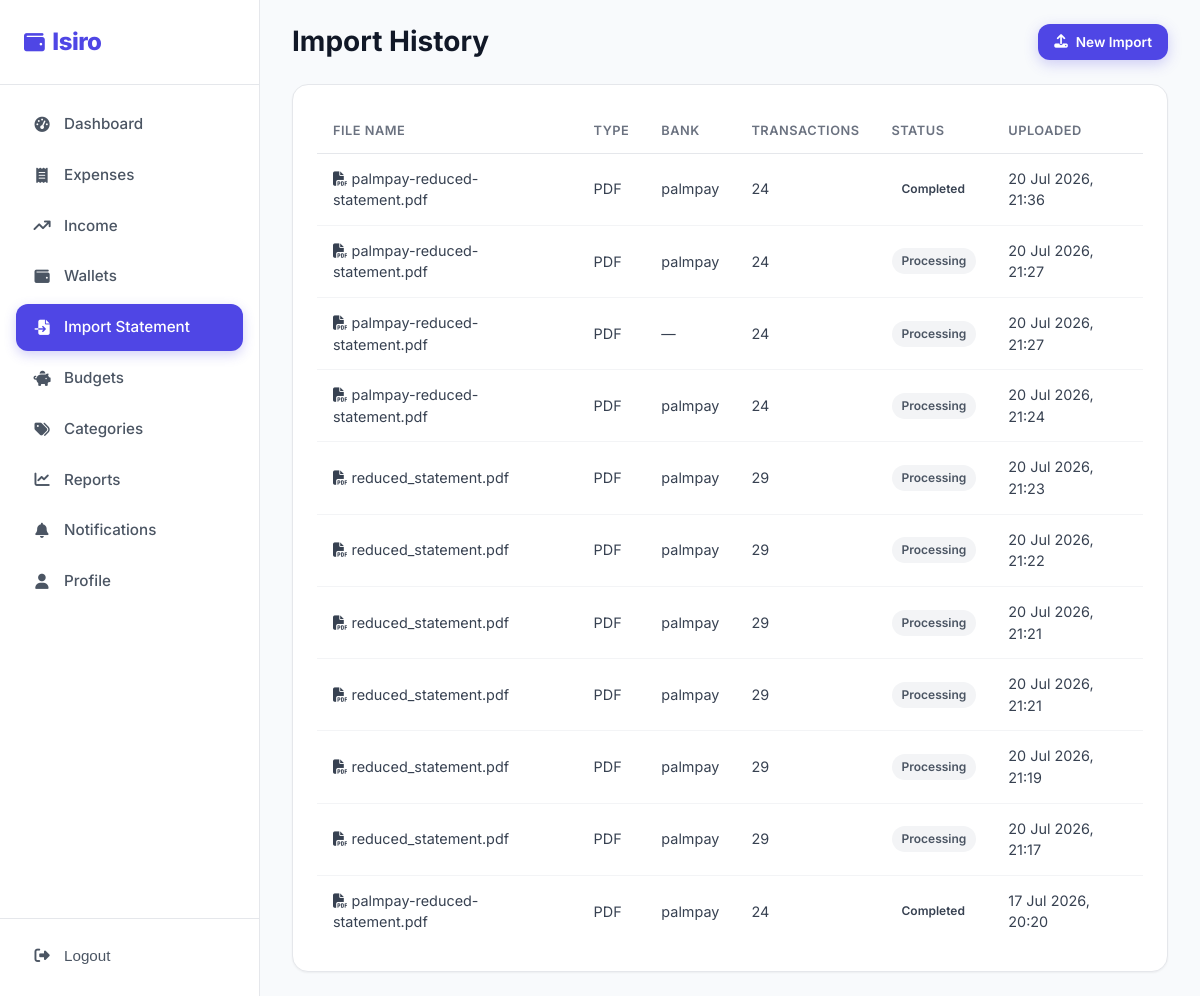
Screenshot of /imports/history/ (signed in) with the database file from the repository.
### imports/models.py (models this page shows, shortened)
class ImportedFile(models.Model):
    class FileType(models.TextChoices):
        PDF = "pdf", "PDF"
        CSV = "csv", "CSV"
    class Status(models.TextChoices):
        PENDING = "pending", "Pending"
        PROCESSING = "processing", "Processing"
        COMPLETED = "completed", "Completed"
        FAILED = "failed", "Failed"
    user = models.ForeignKey(settings.AUTH_USER_MODEL, on_delete=models.CASCADE, related_name="imported_files")
    file = models.FileField(upload_to="imports/", blank=True, null=True)
    file_type = models.CharField(max_length=5, choices=FileType.choices)
    bank_name = models.CharField(max_length=100, blank=True)
    file_name = models.CharField(max_length=255)
    row_count = models.PositiveIntegerField(default=0)
    status = models.CharField(max_length=20, choices=Status.choices, default=Status.PENDING)
    uploaded_at = models.DateTimeField(auto_now_add=True)

### imports/views.py (the view)
# urls.py: path("history/", ImportHistoryView.as_view(), name="history"),
class ImportHistoryView(LoginRequiredMixin, View):
    login_url = "users:login"
    template_name = "imports/import_history.html"
    def get(self, request):
        files = ImportedFile.objects.filter(
            user=request.user).order_by("-uploaded_at")
        return render(request, self.template_name, {"files": files})

### templates/imports/import_history.html (shortened to what this page needs)
{% extends "base.html" %}
{% load static %}
{% block body_class %}app-page{% endblock %}
{% block content %}
<div class="app-layout">
    {% include "partials/sidebar.html" with active="imports" %}
    <main class="main-content">
        <div class="topbar">
            <div style="display:flex; align-items:center; gap:16px;">
                <h1>Import History</h1>
            </div>
            <div class="topbar-actions">
                <a href="{% url 'imports:upload' %}" class="btn btn-primary btn-sm">
                    <i class="fas fa-upload"></i> New Import
                </a>
            </div>
        </div>
        <div class="txn-section">
            {% if files %}
            <div class="table-wrap">
                <table class="data-table">
                    <thead>
                        <tr>
                            <th>File Name</th>
                            <th>Type</th>
                            <th>Bank</th>
                            <th>Transactions</th>
                            <th>Status</th>
                            <th>Uploaded</th>
                        </tr>
                    </thead>
                    <tbody>
                        {% for f in files %}
                        <tr>
                            <td><i class="fas fa-{% if f.file_type == 'pdf' %}file-pdf{% else %}file-csv{% endif %}" style="color:var(--{% if f.file_type == 'pdf' %}danger{% else %}success{% endif %}-500;"></i> {{ f.file_name }}</td>
                            <td>{{ f.get_file_type_display }}</td>
                            <td>{{ f.bank_name|default:"—" }}</td>
                            <td>{{ f.row_count }}</td>
                            <td>
                                <span class="badge {% if f.status == 'completed' %}badge-success{% elif f.status == 'failed' %}badge-expense{% else %}badge-source{% endif %}">
                                    {{ f.get_status_display }}
                                </span>
                            </td>
                            <td>{{ f.uploaded_at|date:"d M Y, H:i" }}</td>
                        </tr>
                        {% endfor %}
                    </tbody>
                </table>
            </div>
            {% endif %}
        </div>
    </main>
</div>
{% endblock %}

### static/css/style.css (style rules this page uses)
:root { --primary-50: #EEF2FF; --primary-100: #E0E7FF; --primary-200: #C7D2FE; --primary-300: #A5B4FC; --primary-400: #818CF8; --primary-500: #6366F1; --primary-600: #4F46E5; --primary-700: #4338CA; --primary-800: #3730A3; --success-50: #ECFDF5; --success-100: #D1FAE5; --success-500: #10B981; --success-600: #059669; --success-700: #047857; --danger-50: #FEF2F2; --danger-100: #FEE2E2; --danger-500: #EF4444; --danger-600: #DC2626; --danger-700: #B91C1C; --warning-50: #FFFBEB; --warning-100: #FEF3C7; --warning-500: #F59E0B; --warning-600: #D97706; --accent-500: #0EA5E9; --accent-600: #0284C7; --gray-50: #F9FAFB; --gray-100: #F3F4F6; --gray-200: #E5E7EB; --gray-300: #D1D5DB; --gray-400: #9CA3AF; --gray-500: #6B7280; --gray-600: #4B5563; --gray-700: #374151; --gray-800: #1F2937; --gray-900: #111827; --bg: #F8FAFC; --surface: #FFFFFF; --border: #E5E7EB; --shadow-sm: 0 1px 2px rgba(0,0,0,0.05); --shadow: 0 4px 12px rgba(0,0,0,0.07); --shadow-md: 0 8px 24px rgba(0,0,0,0.08); --shadow-lg: 0 16px 48px rgba(0,0,0,0.10); --r-sm: 8px; --r: 12px; --r-lg: 16px; --r-xl: 24px; --r-full: 9999px; --sp-1: 4px; --sp-2: 8px; --sp-3: 12px; --sp-4: 16px; --sp-5: 20px; --sp-6: 24px; --sp-8: 32px; --sp-10: 40px; --sp-12: 48px; --sp-16: 64px; --font: 'Inter', -apple-system, BlinkMacSystemFont, 'Segoe UI', sans-serif; }
*, *::before, *::after { box-sizing: border-box; margin: 0; padding: 0; }
html { scroll-behavior: smooth; }
body { font-family: var(--font); background: var(--bg); color: var(--gray-800); line-height: 1.5; -webkit-font-smoothing: antialiased; }
a { color: var(--primary-600); text-decoration: none; transition: color .2s; }
h1, h2, h3, h4 { line-height: 1.2; font-weight: 700; color: var(--gray-900); }
h1 { font-size: 2.5rem; }
.btn { display: inline-flex; align-items: center; justify-content: center; gap: var(--sp-2); padding: 12px 24px; border: none; border-radius: var(--r); font-family: var(--font); font-size: 0.95rem; font-weight: 600; cursor: pointer; transition: all .2s ease; white-space: nowrap; position: relative; overflow: hidden; }
.btn-primary { background: var(--primary-600); color: #fff; box-shadow: 0 4px 14px rgba(79,70,229,0.25); }
.btn-sm { padding: 8px 16px; font-size: 0.85rem; }
.app-layout { display: flex; min-height: 100vh; }
.main-content { flex: 1; margin-left: 260px; padding: var(--sp-6) var(--sp-8); min-width: 0; }
.topbar { display: flex; align-items: center; justify-content: space-between; margin-bottom: var(--sp-6); }
.topbar h1 { font-size: 1.75rem; }
.topbar-actions { display: flex; gap: var(--sp-3); align-items: center; }
.txn-section { background: var(--surface); border: 1px solid var(--border); border-radius: var(--r-lg); padding: var(--sp-6); box-shadow: var(--shadow-sm); }
.table-wrap { overflow-x: auto; }
table.data-table { width: 100%; border-collapse: collapse; }
.data-table th { text-align: left; padding: 12px 16px; font-size: 0.8rem; font-weight: 600; text-transform: uppercase; letter-spacing: 0.5px; color: var(--gray-500); border-bottom: 1px solid var(--border); }
.data-table td { padding: 14px 16px; border-bottom: 1px solid var(--gray-100); font-size: 0.9rem; color: var(--gray-700); }
.data-table tr:last-child td { border-bottom: none; }
.badge { display: inline-flex; align-items: center; gap: 4px; padding: 4px 10px; border-radius: var(--r-full); font-size: 0.75rem; font-weight: 600; }
.badge-source { background: var(--gray-100); color: var(--gray-600); }

### rows the page displays
ImportedFile: file_name "palmpay-reduced-statement.pdf", file_type "PDF", bank_name "palmpay", row_count "24", status "Completed", uploaded_at "20 Jul 2026, 21:36"
ImportedFile: file_name "palmpay-reduced-statement.pdf", file_type "PDF", bank_name "palmpay", row_count "24", status "Processing", uploaded_at "20 Jul 2026, 21:27"
ImportedFile: file_name "palmpay-reduced-statement.pdf", file_type "PDF", bank_name "—", row_count "24", status "Processing", uploaded_at "20 Jul 2026, 21:27"
ImportedFile: file_name "palmpay-reduced-statement.pdf", file_type "PDF", bank_name "palmpay", row_count "24", status "Processing", uploaded_at "20 Jul 2026, 21:24"
ImportedFile: file_name "reduced_statement.pdf", file_type "PDF", bank_name "palmpay", row_count "29", status "Processing", uploaded_at "20 Jul 2026, 21:23"
ImportedFile: file_name "reduced_statement.pdf", file_type "PDF", bank_name "palmpay", row_count "29", status "Processing", uploaded_at "20 Jul 2026, 21:22"
ImportedFile: file_name "reduced_statement.pdf", file_type "PDF", bank_name "palmpay", row_count "29", status "Processing", uploaded_at "20 Jul 2026, 21:21"
ImportedFile: file_name "reduced_statement.pdf", file_type "PDF", bank_name "palmpay", row_count "29", status "Processing", uploaded_at "20 Jul 2026, 21:21"
ImportedFile: file_name "reduced_statement.pdf", file_type "PDF", bank_name "palmpay", row_count "29", status "Processing", uploaded_at "20 Jul 2026, 21:19"
ImportedFile: file_name "reduced_statement.pdf", file_type "PDF", bank_name "palmpay", row_count "29", status "Processing", uploaded_at "20 Jul 2026, 21:17"
ImportedFile: file_name "palmpay-reduced-statement.pdf", file_type "PDF", bank_name "palmpay", row_count "24", status "Completed", uploaded_at "17 Jul 2026, 20:20"
